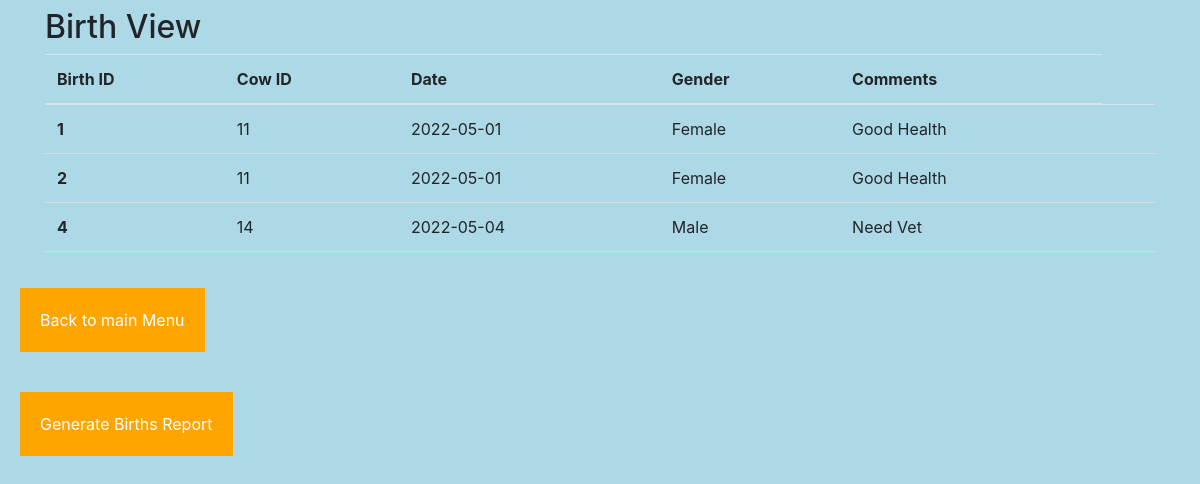
Page /Cow/BirthView.php on the committed database.
### tables this page shows
CREATE TABLE `Births` (
  `BID` int(11) NOT NULL,
  `CowID` int(50) NOT NULL,
  `Date` date NOT NULL,
  `Gender` varchar(50) DEFAULT NULL,
  `Comments` text
);

### Cow/BirthView.php (the view, shortened to what this page needs)
<?php include '../dbconnect.php'; ?>
<!DOCTYPE html>
<html lang="en">
<head>
    <link rel="stylesheet" href="https://stackpath.bootstrapcdn.com/bootstrap/4.5.2/css/bootstrap.min.css">
</head>
<body>
<div class="container mt-2">
    <div class="row">
        <div class="col-md-12">
            <div class="page-header">
                <h2>Birth View</h2>
            </div>
        <table class="table">
            <thead>
                <tr>
                    <th>Birth ID</th>
                    <th>Cow ID</th>
                    <th>Date</th>
                    <th>Gender</th>
                    <th>Comments</th>
                </tr>
            </thead>
            <tbody>
                <?php
                $sql = "SELECT * from Births";
                    $result = mysqli_query($con,$sql);?>
                    <?php if ($result->num_rows > 0): ?>
                    <?php while($array=mysqli_fetch_row($result)): ?>
                    <tr>
                        <th scope="row"><?php echo $array[0];?></th>
                        <td><?php echo $array[1];?></td>
                        <td><?php echo $array[2];?></td>
                        <td><?php echo $array[3];?></td>
                        <td><?php echo $array[4];?></td>
                        <td><?php echo $array[5];?></td>
                    <?php endwhile; ?>
                <?php endif; ?>
            </tbody>
      </table>
      </div>
    </div>
</div>
    <form method='post' action=''>
<input type='submit' value='Back to main Menu' name='Main'
?>>
</form>
<form method="post" action="BirthReport.php">
<input type="submit" name="submit" value="Generate Births Report" />
</form>
</body>
</html>

### Cow/BirthView.php (style rules this page uses)
table { border-collapse: collapse; width: 100%; }
th, td { padding: 8px; text-align: left; border-bottom: 1px solid #ddd; }
body { background-color: lightblue; }
input[type= submit] { background-color: orange; border: none; text-decoration: none; color: white; padding: 20px 20px; margin: 20px 20px; cursor: pointer; }

### rows in the picture
births: BID "1", CowID "11", Date "2022-05-01", Gender "Female", Comments "Good Health"
births: BID "2", CowID "11", Date "2022-05-01", Gender "Female", Comments "Good Health"
births: BID "4", CowID "14", Date "2022-05-04", Gender "Male", Comments "Need Vet"
